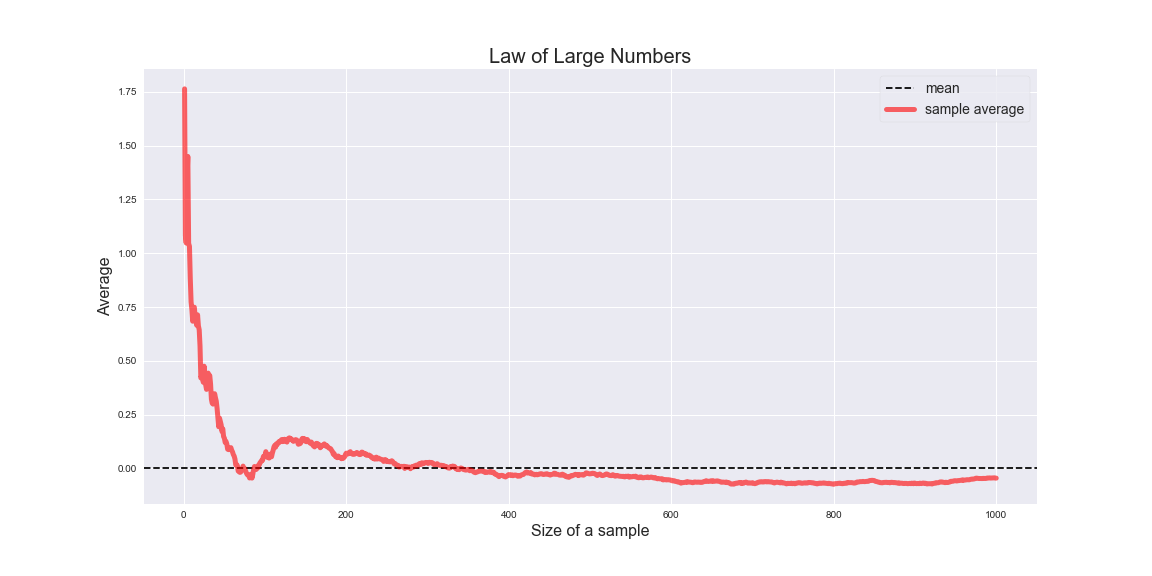

Write the Python code that produced this figure.
# imports
import numpy as np
import matplotlib.pyplot as plt

# plotting settings
plt.style.use('seaborn')
plt.rcParams['figure.figsize'] = (16, 8)

np.random.seed(0)
mu, sigma = 0, 1 # mean, standard deviation
x = np.random.normal(mu, sigma, 1000)
cum_sum = np.cumsum(x)
sample_size = np.arange(1, len(x)+1)
averges = np.divide(cum_sum, sample_size)

plt.xlabel('Size of a sample', fontsize=16)
plt.ylabel('Average', fontsize=16)
plt.axhline(0, ls= '--', c='black', label='mean')
plt.plot(sample_size, averges,
         c='r', lw=5, alpha=0.6, label='sample average')
plt.legend(loc="upper right", frameon=True, prop={'size': 14})
plt.title('Law of Large Numbers', fontsize=20);
